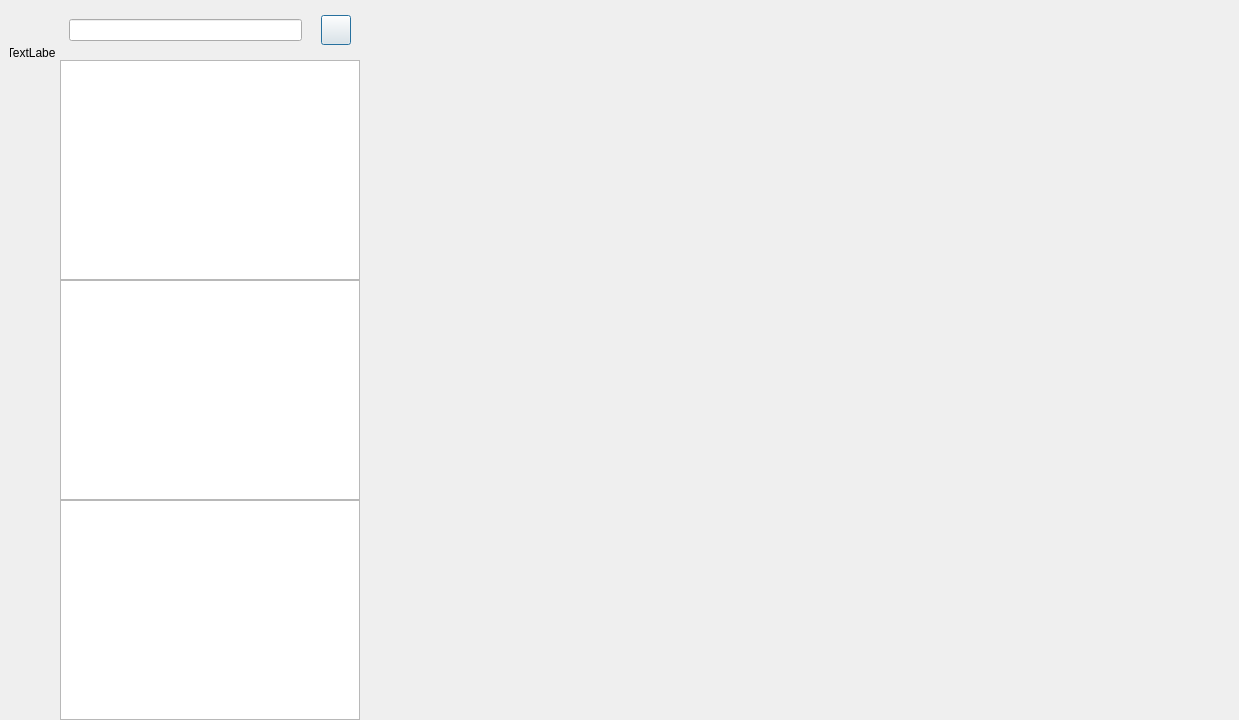
<?xml version="1.0" encoding="UTF-8"?>
<ui version="4.0">
 <class>ChatDialog</class>
 <widget class="QDialog" name="ChatDialog">
  <property name="geometry">
   <rect>
    <x>0</x>
    <y>0</y>
    <width>1239</width>
    <height>720</height>
   </rect>
  </property>
  <property name="windowTitle">
   <string>Dialog</string>
  </property>
  <layout class="QHBoxLayout" name="horizontalLayout_4">
   <property name="spacing">
    <number>0</number>
   </property>
   <property name="leftMargin">
    <number>0</number>
   </property>
   <property name="topMargin">
    <number>0</number>
   </property>
   <property name="rightMargin">
    <number>0</number>
   </property>
   <property name="bottomMargin">
    <number>0</number>
   </property>
   <item>
    <widget class="QWidget" name="side_bar" native="true">
     <property name="sizePolicy">
      <sizepolicy hsizetype="Fixed" vsizetype="Expanding">
       <horstretch>0</horstretch>
       <verstretch>0</verstretch>
      </sizepolicy>
     </property>
     <property name="minimumSize">
      <size>
       <width>60</width>
       <height>0</height>
      </size>
     </property>
     <property name="maximumSize">
      <size>
       <width>60</width>
       <height>16777215</height>
      </size>
     </property>
     <layout class="QVBoxLayout" name="verticalLayout">
      <property name="leftMargin">
       <number>10</number>
      </property>
      <property name="topMargin">
       <number>30</number>
      </property>
      <property name="rightMargin">
       <number>0</number>
      </property>
      <property name="bottomMargin">
       <number>0</number>
      </property>
      <item>
       <widget class="QWidget" name="widget" native="true">
        <layout class="QVBoxLayout" name="verticalLayout_3">
         <property name="spacing">
          <number>30</number>
         </property>
         <property name="leftMargin">
          <number>0</number>
         </property>
         <property name="topMargin">
          <number>0</number>
         </property>
         <property name="rightMargin">
          <number>0</number>
         </property>
         <property name="bottomMargin">
          <number>0</number>
         </property>
         <item>
          <widget class="QLabel" name="side_head_lb">
           <property name="minimumSize">
            <size>
             <width>45</width>
             <height>45</height>
            </size>
           </property>
           <property name="maximumSize">
            <size>
             <width>45</width>
             <height>45</height>
            </size>
           </property>
           <property name="text">
            <string>TextLabel</string>
           </property>
           <property name="alignment">
            <set>Qt::AlignCenter</set>
           </property>
          </widget>
         </item>
         <item>
          <widget class="StateWidget" name="side_chat_lb" native="true">
           <property name="minimumSize">
            <size>
             <width>30</width>
             <height>30</height>
            </size>
           </property>
           <property name="maximumSize">
            <size>
             <width>30</width>
             <height>30</height>
            </size>
           </property>
          </widget>
         </item>
         <item>
          <widget class="StateWidget" name="side_contact_lb" native="true">
           <property name="minimumSize">
            <size>
             <width>30</width>
             <height>30</height>
            </size>
           </property>
           <property name="maximumSize">
            <size>
             <width>30</width>
             <height>30</height>
            </size>
           </property>
          </widget>
         </item>
        </layout>
       </widget>
      </item>
      <item>
       <spacer name="verticalSpacer">
        <property name="orientation">
         <enum>Qt::Vertical</enum>
        </property>
        <property name="sizeHint" stdset="0">
         <size>
          <width>20</width>
          <height>40</height>
         </size>
        </property>
       </spacer>
      </item>
     </layout>
    </widget>
   </item>
   <item>
    <widget class="QWidget" name="chat_user_wid" native="true">
     <property name="maximumSize">
      <size>
       <width>300</width>
       <height>16777215</height>
      </size>
     </property>
     <layout class="QVBoxLayout" name="verticalLayout_2">
      <property name="spacing">
       <number>0</number>
      </property>
      <property name="leftMargin">
       <number>0</number>
      </property>
      <property name="topMargin">
       <number>0</number>
      </property>
      <property name="rightMargin">
       <number>0</number>
      </property>
      <property name="bottomMargin">
       <number>0</number>
      </property>
      <item>
       <widget class="QWidget" name="search_wid" native="true">
        <property name="minimumSize">
         <size>
          <width>0</width>
          <height>60</height>
         </size>
        </property>
        <property name="maximumSize">
         <size>
          <width>16777215</width>
          <height>60</height>
         </size>
        </property>
        <layout class="QHBoxLayout" name="horizontalLayout_2">
         <property name="spacing">
          <number>9</number>
         </property>
         <property name="leftMargin">
          <number>9</number>
         </property>
         <property name="topMargin">
          <number>9</number>
         </property>
         <property name="rightMargin">
          <number>9</number>
         </property>
         <property name="bottomMargin">
          <number>9</number>
         </property>
         <item>
          <widget class="CustomizeEdit" name="search_edit"/>
         </item>
         <item>
          <spacer name="horizontalSpacer">
           <property name="orientation">
            <enum>Qt::Horizontal</enum>
           </property>
           <property name="sizeType">
            <enum>QSizePolicy::Fixed</enum>
           </property>
           <property name="sizeHint" stdset="0">
            <size>
             <width>10</width>
             <height>20</height>
            </size>
           </property>
          </spacer>
         </item>
         <item>
          <widget class="ClickedBtn" name="add_btn">
           <property name="minimumSize">
            <size>
             <width>30</width>
             <height>30</height>
            </size>
           </property>
           <property name="maximumSize">
            <size>
             <width>30</width>
             <height>30</height>
            </size>
           </property>
           <property name="text">
            <string/>
           </property>
          </widget>
         </item>
        </layout>
       </widget>
      </item>
      <item>
       <widget class="ChatUserList" name="chat_user_list"/>
      </item>
      <item>
       <widget class="SearchList" name="search_list"/>
      </item>
      <item>
       <widget class="QListWidget" name="con_user_list"/>
      </item>
     </layout>
    </widget>
   </item>
   <item>
    <widget class="QStackedWidget" name="stackedWidget">
     <widget class="ChatPage" name="chat_page"/>
     <widget class="QWidget" name="friend_apply_page"/>
    </widget>
   </item>
  </layout>
 </widget>
 <customwidgets>
  <customwidget>
   <class>ClickedBtn</class>
   <extends>QPushButton</extends>
   <header location="global">clickedbtn.h</header>
  </customwidget>
  <customwidget>
   <class>CustomizeEdit</class>
   <extends>QLineEdit</extends>
   <header location="global">customizeedit.h</header>
  </customwidget>
  <customwidget>
   <class>ChatUserList</class>
   <extends>QListWidget</extends>
   <header location="global">chatuserlist.h</header>
  </customwidget>
  <customwidget>
   <class>ChatPage</class>
   <extends>QWidget</extends>
   <header>chatpage.h</header>
   <container>1</container>
  </customwidget>
  <customwidget>
   <class>StateWidget</class>
   <extends>QWidget</extends>
   <header location="global">statewidget.h</header>
   <container>1</container>
  </customwidget>
  <customwidget>
   <class>SearchList</class>
   <extends>QListWidget</extends>
   <header>searchlist.h</header>
  </customwidget>
 </customwidgets>
 <resources/>
 <connections/>
</ui>
